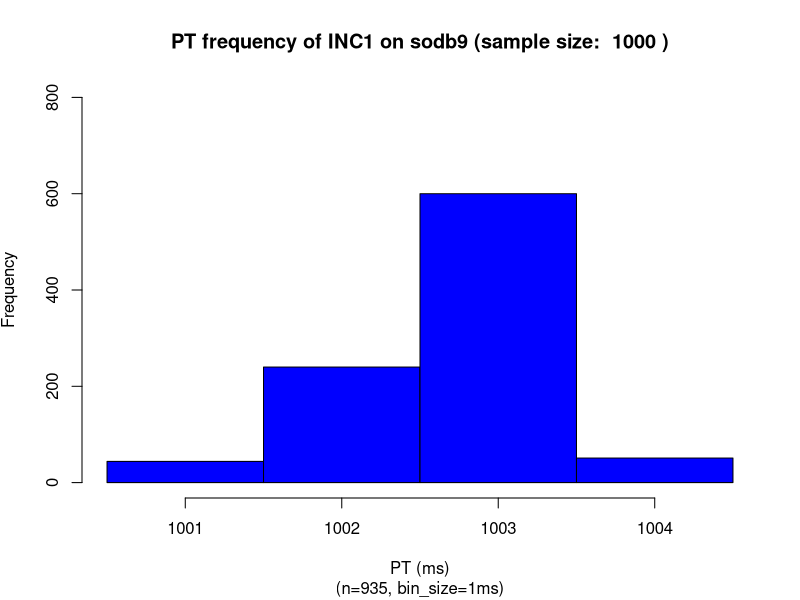
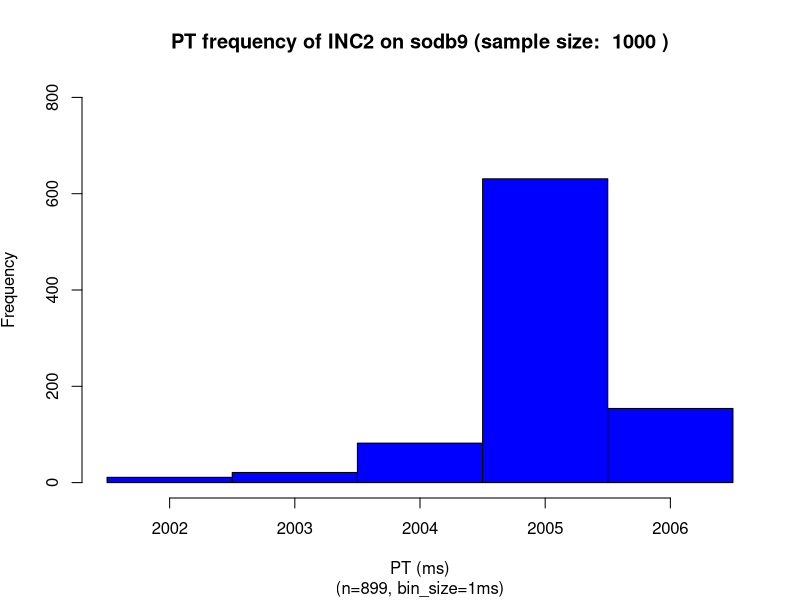
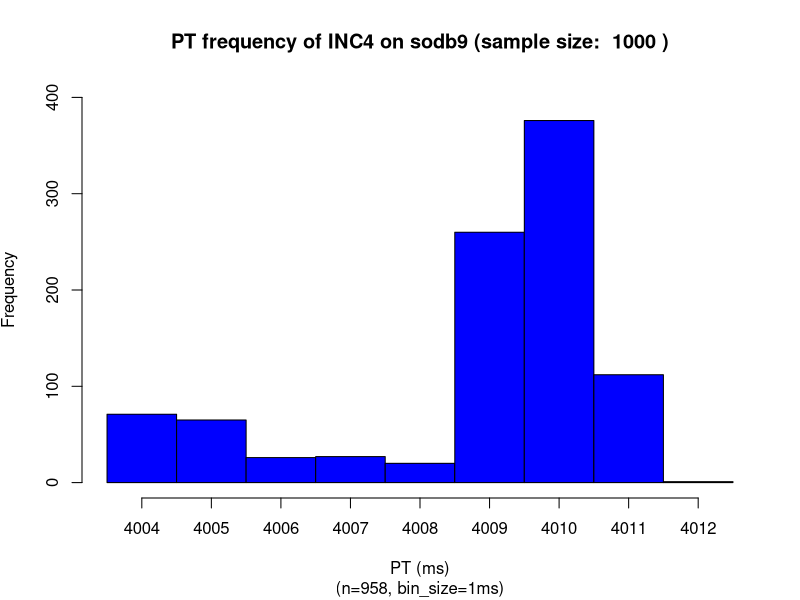
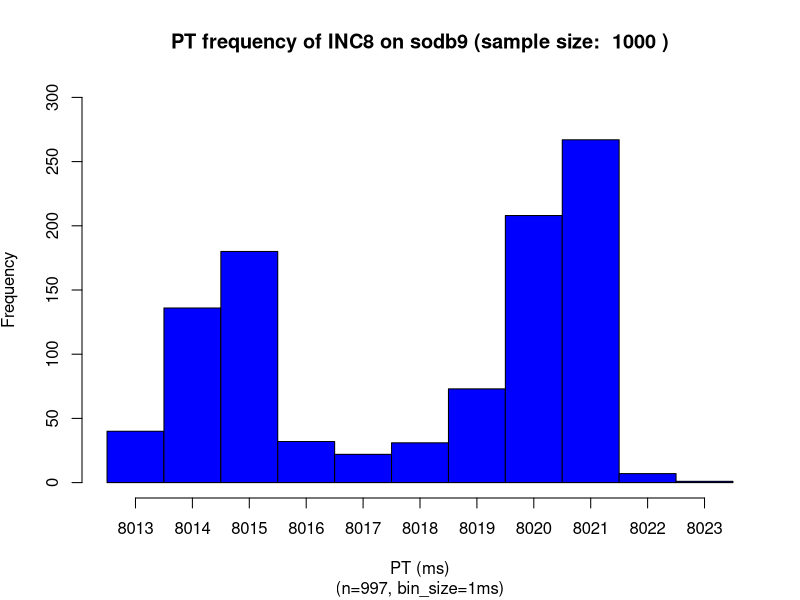
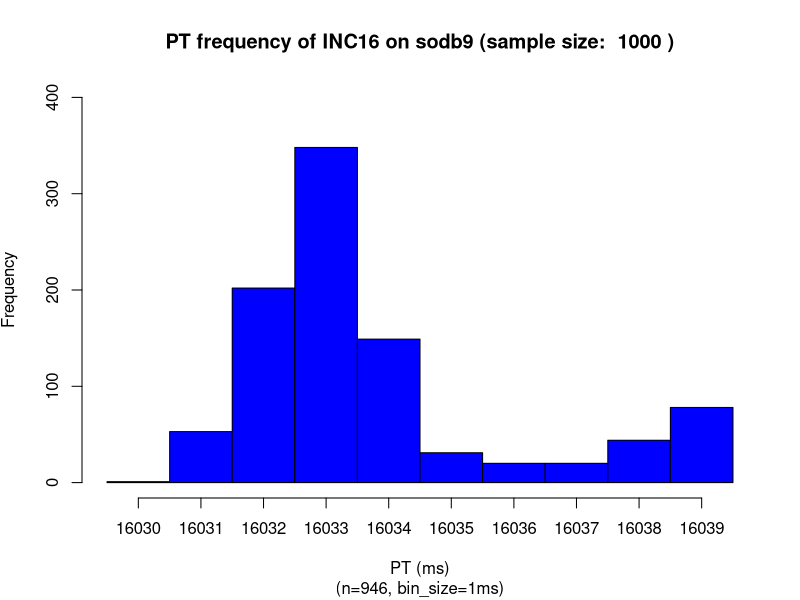
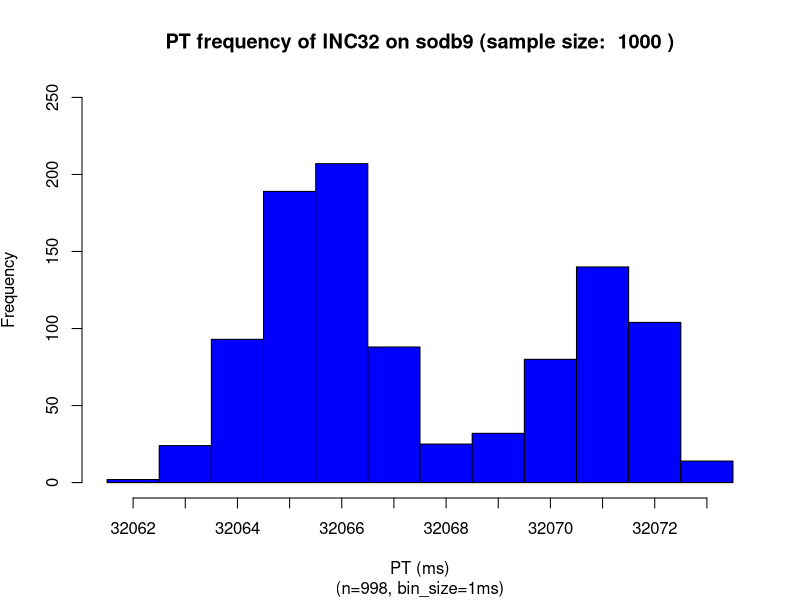
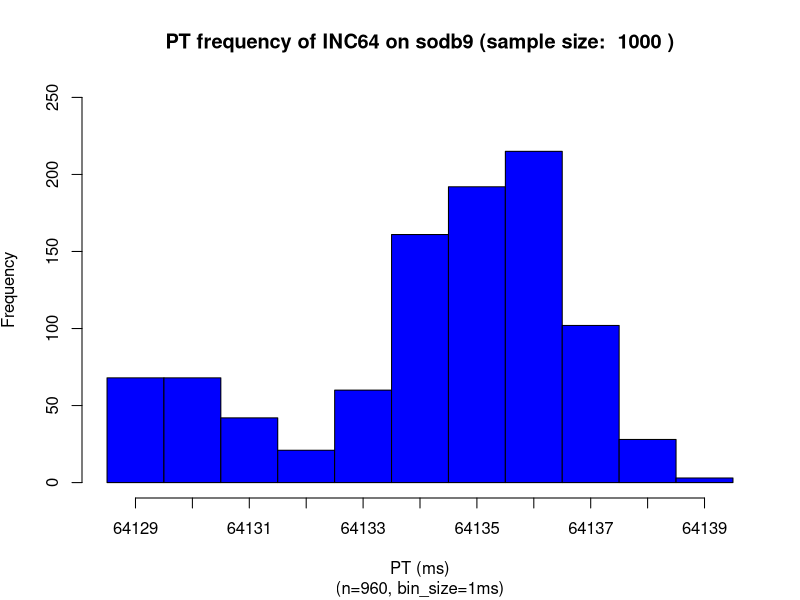
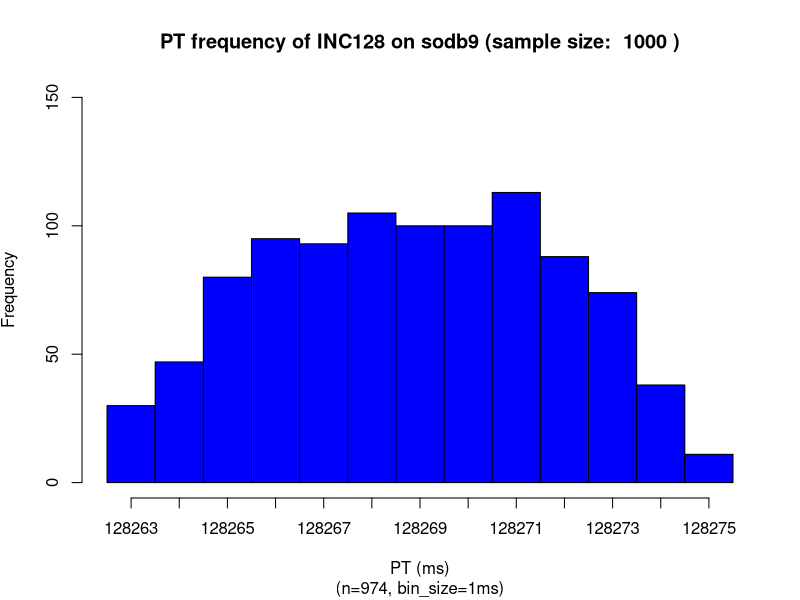

R code for these plots, in order:
### sodb9-INC1
numSamples <- 1000
x = read.csv(file="INC1.0.dat",head=TRUE,sep="\t")
x <- subset(x, x$ITERNUM <= numSamples)
setEPS()
postscript("s9_INC1_dist.eps")
binsize=1
#x <- subset(x, x$ITERNUM != 9394)
x_up = mean(x$PRTIME) + 2*sd(x$PRTIME)
x_dn = mean(x$PRTIME) - 2*sd(x$PRTIME)
x = subset(x, x$PRTIME >= x_dn & x$PRTIME <= x_up)
xmin <-min(x$PRTIME)
xmax <-max(x$PRTIME)
xmin
xmax
nbins <- ceiling((xmax-xmin) / binsize)
h = hist(x$PRTIME, right=F, breaks=seq(xmin,xmax+binsize,binsize),plot=F)
xmin <-min(x$PRTIME)
xmax <-max(x$PRTIME)
ymax <- max(h$counts)
ymax <- ceiling(ymax/100)*100
ymax <- 800 
title <- paste("PT frequency of INC1 on sodb9 (sample size: ",numSamples,")")
plot(h, xaxt='n', freq=TRUE,ylim=c(0,ymax), col="blue", main=title, 
sub=paste("(n=",nrow(x),", bin_size=",binsize,"ms)",sep=""), 
xlab='PT (ms)', ylab=expression('Frequency'))
#axis(side=1,at=seq(min(h$mids),max(h$mids)+binsize,binsize),labels=seq(ceiling(min(h$mids)),ceiling(max(h$mids))+binsize,binsize))
axis(side=1,at=h$mids,labels=seq(xmin,xmax,1))
dev.off()

### sodb9-INC2
numSamples <- 1000
x = read.csv(file="INC2.0.dat",head=TRUE,sep="\t")
x <- subset(x, x$ITERNUM <= numSamples)
setEPS()
postscript("s9_INC2_dist.eps")
binsize=1
#x <- subset(x, x$ITERNUM != 9394)
x_up = mean(x$PRTIME) + 2*sd(x$PRTIME)
x_dn = mean(x$PRTIME) - 2*sd(x$PRTIME)
x = subset(x, x$PRTIME >= x_dn & x$PRTIME <= x_up)
xmin <-min(x$PRTIME)
xmax <-max(x$PRTIME)
xmin
xmax
nbins <- ceiling((xmax-xmin) / binsize)
h = hist(x$PRTIME, right=F, breaks=seq(xmin,xmax+binsize,binsize),plot=F)
xmin <-min(x$PRTIME)
xmax <-max(x$PRTIME)
ymax <- max(h$counts)
ymax <- ceiling(ymax/100)*100
ymax <- 800 
title <- paste("PT frequency of INC2 on sodb9 (sample size: ",numSamples,")")
plot(h, xaxt='n', freq=TRUE,ylim=c(0,ymax), col="blue", main=title, 
sub=paste("(n=",nrow(x),", bin_size=",binsize,"ms)",sep=""), 
xlab='PT (ms)', ylab=expression('Frequency'))
#axis(side=1,at=seq(min(h$mids),max(h$mids)+binsize,binsize),labels=seq(ceiling(min(h$mids)),ceiling(max(h$mids))+binsize,binsize))
axis(side=1,at=h$mids,labels=seq(xmin,xmax,1))
dev.off()

### sodb9-INC4
numSamples <- 1000
x = read.csv(file="INC4.0.dat",head=TRUE,sep="\t")
x <- subset(x, x$ITERNUM <= numSamples)
setEPS()
postscript("s9_INC4_dist.eps")
binsize=1
#x <- subset(x, x$ITERNUM != 9394)
x_up = mean(x$PRTIME) + 2*sd(x$PRTIME)
x_dn = mean(x$PRTIME) - 2*sd(x$PRTIME)
x = subset(x, x$PRTIME >= x_dn & x$PRTIME <= x_up)
xmin <-min(x$PRTIME)
xmax <-max(x$PRTIME)
xmin
xmax
nbins <- ceiling((xmax-xmin) / binsize)
h = hist(x$PRTIME, right=F, breaks=seq(xmin,xmax+binsize,binsize),plot=F)
xmin <-min(x$PRTIME)
xmax <-max(x$PRTIME)
ymax <- max(h$counts)
ymax <- ceiling(ymax/100)*100
ymax <- 400 
title <- paste("PT frequency of INC4 on sodb9 (sample size: ",numSamples,")")
plot(h, xaxt='n', freq=TRUE,ylim=c(0,ymax), col="blue", main=title, 
sub=paste("(n=",nrow(x),", bin_size=",binsize,"ms)",sep=""), 
xlab='PT (ms)', ylab=expression('Frequency'))
#axis(side=1,at=seq(min(h$mids),max(h$mids)+binsize,binsize),labels=seq(ceiling(min(h$mids)),ceiling(max(h$mids))+binsize,binsize))
axis(side=1,at=h$mids,labels=seq(xmin,xmax,1))
dev.off()

### sodb9-INC8
numSamples <- 1000
x = read.csv(file="INC8.0.dat",head=TRUE,sep="\t")
x <- subset(x, x$ITERNUM <= numSamples)
setEPS()
postscript("s9_INC8_dist.eps")
binsize=1
#x <- subset(x, x$ITERNUM != 9394)
x_up = mean(x$PRTIME) + 2*sd(x$PRTIME)
x_dn = mean(x$PRTIME) - 2*sd(x$PRTIME)
x = subset(x, x$PRTIME >= x_dn & x$PRTIME <= x_up)
xmin <-min(x$PRTIME)
xmax <-max(x$PRTIME)
xmin
xmax
nbins <- ceiling((xmax-xmin) / binsize)
h = hist(x$PRTIME, right=F, breaks=seq(xmin,xmax+binsize,binsize),plot=F)
xmin <-min(x$PRTIME)
xmax <-max(x$PRTIME)
ymax <- max(h$counts)
ymax <- ceiling(ymax/100)*100
ymax <- 300 
title <- paste("PT frequency of INC8 on sodb9 (sample size: ",numSamples,")")
plot(h, xaxt='n', freq=TRUE,ylim=c(0,ymax), col="blue", main=title, 
sub=paste("(n=",nrow(x),", bin_size=",binsize,"ms)",sep=""), 
xlab='PT (ms)', ylab=expression('Frequency'))
#axis(side=1,at=seq(min(h$mids),max(h$mids)+binsize,binsize),labels=seq(ceiling(min(h$mids)),ceiling(max(h$mids))+binsize,binsize))
axis(side=1,at=h$mids,labels=seq(xmin,xmax,1))
dev.off()

### sodb9-INC16
numSamples <- 1000
x = read.csv(file="INC16.0.dat",head=TRUE,sep="\t")
x <- subset(x, x$ITERNUM <= numSamples)
setEPS()
postscript("s9_INC16_dist.eps")
binsize=1
#x <- subset(x, x$ITERNUM != 9394)
x_up = mean(x$PRTIME) + 2*sd(x$PRTIME)
x_dn = mean(x$PRTIME) - 2*sd(x$PRTIME)
x = subset(x, x$PRTIME >= x_dn & x$PRTIME <= x_up)
xmin <-min(x$PRTIME)
xmax <-max(x$PRTIME)
xmin
xmax
nbins <- ceiling((xmax-xmin) / binsize)
h = hist(x$PRTIME, right=F, breaks=seq(xmin,xmax+binsize,binsize),plot=F)
xmin <-min(x$PRTIME)
xmax <-max(x$PRTIME)
ymax <- max(h$counts)
ymax <- ceiling(ymax/100)*100
ymax <- 400 
title <- paste("PT frequency of INC16 on sodb9 (sample size: ",numSamples,")")
plot(h, xaxt='n', freq=TRUE,ylim=c(0,ymax), col="blue", main=title, 
sub=paste("(n=",nrow(x),", bin_size=",binsize,"ms)",sep=""), 
xlab='PT (ms)', ylab=expression('Frequency'))
#axis(side=1,at=seq(min(h$mids),max(h$mids)+binsize,binsize),labels=seq(ceiling(min(h$mids)),ceiling(max(h$mids))+binsize,binsize))
axis(side=1,at=h$mids,labels=seq(xmin,xmax,1))
dev.off()

### sodb9-INC32
numSamples <- 1000
x = read.csv(file="INC32.0.dat",head=TRUE,sep="\t")
x <- subset(x, x$ITERNUM <= numSamples)
setEPS()
postscript("s9_INC32_dist.eps")
binsize=1
#x <- subset(x, x$ITERNUM != 9394)
x_up = mean(x$PRTIME) + 2*sd(x$PRTIME)
x_dn = mean(x$PRTIME) - 2*sd(x$PRTIME)
x = subset(x, x$PRTIME >= x_dn & x$PRTIME <= x_up)
xmin <-min(x$PRTIME)
xmax <-max(x$PRTIME)
xmin
xmax
nbins <- ceiling((xmax-xmin) / binsize)
h = hist(x$PRTIME, right=F, breaks=seq(xmin,xmax+binsize,binsize),plot=F)
xmin <-min(x$PRTIME)
xmax <-max(x$PRTIME)
ymax <- max(h$counts)
ymax <- ceiling(ymax/100)*100
ymax <- 250 
title <- paste("PT frequency of INC32 on sodb9 (sample size: ",numSamples,")")
plot(h, xaxt='n', freq=TRUE,ylim=c(0,ymax), col="blue", main=title, 
sub=paste("(n=",nrow(x),", bin_size=",binsize,"ms)",sep=""), 
xlab='PT (ms)', ylab=expression('Frequency'))
#axis(side=1,at=seq(min(h$mids),max(h$mids)+binsize,binsize),labels=seq(ceiling(min(h$mids)),ceiling(max(h$mids))+binsize,binsize))
axis(side=1,at=h$mids,labels=seq(xmin,xmax,1))
dev.off()

### sodb9-INC64
numSamples <- 1000
x = read.csv(file="INC64.0.dat",head=TRUE,sep="\t")
x <- subset(x, x$ITERNUM <= numSamples)
setEPS()
postscript("s9_INC64_dist.eps")
binsize=1
#x <- subset(x, x$ITERNUM != 9394)
x_up = mean(x$PRTIME) + 2*sd(x$PRTIME)
x_dn = mean(x$PRTIME) - 2*sd(x$PRTIME)
x = subset(x, x$PRTIME >= x_dn & x$PRTIME <= x_up)
xmin <-min(x$PRTIME)
xmax <-max(x$PRTIME)
xmin
xmax
nbins <- ceiling((xmax-xmin) / binsize)
h = hist(x$PRTIME, right=F, breaks=seq(xmin,xmax+binsize,binsize),plot=F)
xmin <-min(x$PRTIME)
xmax <-max(x$PRTIME)
ymax <- max(h$counts)
ymax <- ceiling(ymax/100)*100
ymax <- 250 
title <- paste("PT frequency of INC64 on sodb9 (sample size: ",numSamples,")")
plot(h, xaxt='n', freq=TRUE,ylim=c(0,ymax), col="blue", main=title, 
sub=paste("(n=",nrow(x),", bin_size=",binsize,"ms)",sep=""), 
xlab='PT (ms)', ylab=expression('Frequency'))
#axis(side=1,at=seq(min(h$mids),max(h$mids)+binsize,binsize),labels=seq(ceiling(min(h$mids)),ceiling(max(h$mids))+binsize,binsize))
axis(side=1,at=h$mids,labels=seq(xmin,xmax,1))
dev.off()


### sodb9-INC128
numSamples <- 1000
x = read.csv(file="INC128.0.dat",head=TRUE,sep="\t")
x <- subset(x, x$ITERNUM <= numSamples)
setEPS()
postscript("s9_INC128_dist.eps")
binsize=1
#x <- subset(x, x$ITERNUM != 9394)
x_up = mean(x$PRTIME) + 2*sd(x$PRTIME)
x_dn = mean(x$PRTIME) - 2*sd(x$PRTIME)
x = subset(x, x$PRTIME >= x_dn & x$PRTIME <= x_up)
xmin <-min(x$PRTIME)
xmax <-max(x$PRTIME)
xmin
xmax
nbins <- ceiling((xmax-xmin) / binsize)
h = hist(x$PRTIME, right=F, breaks=seq(xmin,xmax+binsize,binsize),plot=F)
xmin <-min(x$PRTIME)
xmax <-max(x$PRTIME)
ymax <- max(h$counts)
ymax <- ceiling(ymax/100)*100
ymax <- 150 
title <- paste("PT frequency of INC128 on sodb9 (sample size: ",numSamples,")")
plot(h, xaxt='n', freq=TRUE,ylim=c(0,ymax), col="blue", main=title, 
sub=paste("(n=",nrow(x),", bin_size=",binsize,"ms)",sep=""), 
xlab='PT (ms)', ylab=expression('Frequency'))
#axis(side=1,at=seq(min(h$mids),max(h$mids)+binsize,binsize),labels=seq(ceiling(min(h$mids)),ceiling(max(h$mids))+binsize,binsize))
axis(side=1,at=h$mids,labels=seq(xmin,xmax,1))
dev.off()

